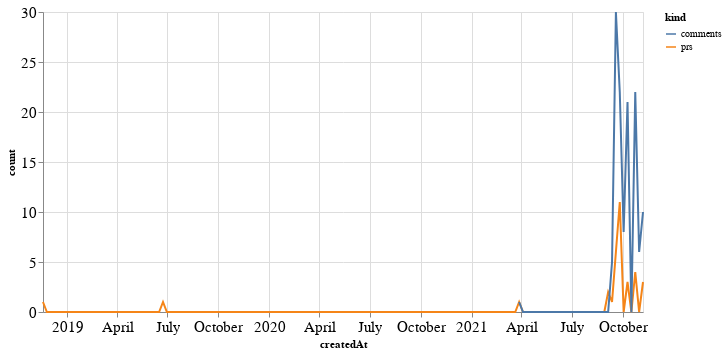

The code cell stored with this chart in its notebook:
### Code cell
alt.Chart(total_time, width=600).mark_line().encode(
    x='createdAt',
    y='count',
    color='kind'
)

### Figure 1 — Vega-Lite specification as saved in the notebook (floating-point values rounded to 4 significant figures; data arrays with more than 128 entries replaced by an {"elided": "..."} marker saying what was removed)
{"config": {"axisLeft": {"labelFontSize": 15}, "axisBottom": {"labelFontSize": 15}}, "data": {"name": "data-f272bc822ebecd74b8d93fafe8d4015d"}, "mark": "line", "encoding": {"color": {"type": "nominal", "field": "kind"}, "x": {"type": "temporal", "field": "createdAt"}, "y": {"type": "quantitative", "field": "count"}}, "width": 600, "$schema": "https://vega.github.io/schema/vega-lite/v4.8.1.json", "datasets": {"data-f272bc822ebecd74b8d93fafe8d4015d": {"elided": "312 records"}}}
